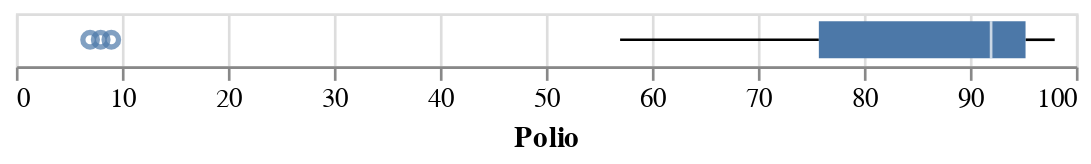

Write notebook code for a chart like this one.
### Code cell
alt.Chart(filtered_df).mark_boxplot().encode(
    x='Polio'
)

### Figure 1 — Vega-Lite specification as saved in the notebook (floating-point values rounded to 4 significant figures)
{"config": {"view": {"continuousWidth": 400, "continuousHeight": 300}}, "data": {"name": "data-0bcf5a5dda81ccb7da1e112b62e6a35a"}, "mark": "boxplot", "encoding": {"x": {"field": "Polio", "type": "quantitative"}}, "$schema": "https://vega.github.io/schema/vega-lite/v4.17.0.json", "datasets": {"data-0bcf5a5dda81ccb7da1e112b62e6a35a": [{"Year": 2001, "Country": "Australia", "infant deaths": 1, "Alcohol": 9.53, "Polio": 91.0, "Measles": 141, "Schooling": 20.5}, {"Year": 2003, "Country": "Australia", "infant deaths": 1, "Alcohol": 9.97, "Polio": 92.0, "Measles": 91, "Schooling": 20.6}, {"Year": 2011, "Country": "Australia", "infant deaths": 1, "Alcohol": 10.3, "Polio": 92.0, "Measles": 190, "Schooling": 19.8}, {"Year": 2006, "Country": "Australia", "infant deaths": 1, "Alcohol": 10.31, "Polio": 92.0, "Measles": 0, "Schooling": 20.3}, {"Year": 2014, "Country": "Australia", "infant deaths": 1, "Alcohol": 9.71, "Polio": 92.0, "Measles": 340, "Schooling": 20.4}, {"Year": 2002, "Country": "Australia", "infant deaths": 1, "Alcohol": 9.84, "Polio": 92.0, "Measles": 32, "Schooling": 20.1}, {"Year": 2012, "Country": "Australia", "infant deaths": 1, "Alcohol": 10.03, "Polio": 92.0, "Measles": 199, "Schooling": 20.1}, {"Year": 2000, "Country": "Australia", "infant deaths": 1, "Alcohol": 10.17, "Polio": 9.0, "Measles": 108, "Schooling": 20.4}, {"Year": 2004, "Country": "Australia", "infant deaths": 1, "Alcohol": 9.84, "Polio": 92.0, "Measles": 70, "Schooling": 20.7}, {"Year": 2009, "Country": "Australia", "infant deaths": 1, "Alcohol": 10.62, "Polio": 92.0, "Measles": 104, "Schooling": 19.1}, {"Year": 2007, "Country": "Australia", "infant deaths": 1, "Alcohol": 10.56, "Polio": 92.0, "Measles": 11, "Schooling": 19.0}, {"Year": 2005, "Country": "Australia", "infant deaths": 1, "Alcohol": 10.3, "Polio": 92.0, "Measles": 10, "Schooling": 20.3}, {"Year": 2013, "Country": "Australia", "infant deaths": 1, "Alcohol": 9.87, "Polio": 91.0, "Measles": 158, "Schooling": 20.3}, {"Year": 2008, "Country": "Australia", "infant deaths": 1, "Alcohol": 10.76, "Polio": 92.0, "Measles": 65, "Schooling": 19.1}, {"Year": 2010, "Country": "Australia", "infant deaths": 1, "Alcohol": 10.52, "Polio": 92.0, "Measles": 70, "Schooling": 19.5}, {"Year": 2011, "Country": "Cameroon", "infant deaths": 51, "Alcohol": 6.19, "Polio": 8.0, "Measles": 504, "Schooling": 10.0}, {"Year": 2008, "Country": "Cameroon", "infant deaths": 56, "Alcohol": 5.9, "Polio": 82.0, "Measles": 495, "Schooling": 8.8}, {"Year": 2001, "Country": "Cameroon", "infant deaths": 61, "Alcohol": 4.43, "Polio": 61.0, "Measles": 23934, "Schooling": 7.1}, {"Year": 2004, "Country": "Cameroon", "infant deaths": 59, "Alcohol": 4.71, "Polio": 72.0, "Measles": 358, "Schooling": 8.2}, {"Year": 2000, "Country": "Cameroon", "infant deaths": 62, "Alcohol": 3.91, "Polio": 57.0, "Measles": 14629, "Schooling": 6.9}, {"Year": 2012, "Country": "Cameroon", "infant deaths": 50, "Alcohol": 0.01, "Polio": 85.0, "Measles": 609, "Schooling": 10.4}, {"Year": 2010, "Country": "Cameroon", "infant deaths": 53, "Alcohol": 6.15, "Polio": 83.0, "Measles": 240, "Schooling": 9.7}, {"Year": 2006, "Country": "Cameroon", "infant deaths": 58, "Alcohol": 5.22, "Polio": 78.0, "Measles": 196, "Schooling": 8.2}, {"Year": 2014, "Country": "Cameroon", "infant deaths": 47, "Alcohol": 0.01, "Polio": 86.0, "Measles": 831, "Schooling": 10.4}, {"Year": 2013, "Country": "Cameroon", "infant deaths": 48, "Alcohol": 0.01, "Polio": 88.0, "Measles": 760, "Schooling": 10.4}, {"Year": 2009, "Country": "Cameroon", "infant deaths": 54, "Alcohol": 5.89, "Polio": 79.0, "Measles": 251, "Schooling": 9.2}, {"Year": 2007, "Country": "Cameroon", "infant deaths": 57, "Alcohol": 5.44, "Polio": 81.0, "Measles": 100, "Schooling": 8.0}, {"Year": 2005, "Country": "Cameroon", "infant deaths": 58, "Alcohol": 5.03, "Polio": 79.0, "Measles": 605, "Schooling": 8.3}, {"Year": 2002, "Country": "Cameroon", "infant deaths": 60, "Alcohol": 4.58, "Polio": 66.0, "Measles": 1448, "Schooling": 8.4}, {"Year": 2003, "Country": "Cameroon", "infant deaths": 60, "Alcohol": 4.64, "Polio": 72.0, "Measles": 899, "Schooling": 8.1}, {"Year": 2004, "Country": "Netherlands", "infant deaths": 1, "Alcohol": 9.56, "Polio": 98.0, "Measles": 11, "Schooling": 16.5}, {"Year": 2006, "Country": "Netherlands", "infant deaths": 1, "Alcohol": 9.79, "Polio": 96.0, "Measles": 1, "Schooling": 16.5}, {"Year": 2013, "Country": "Netherlands", "infant deaths": 1, "Alcohol": 8.68, "Polio": 97.0, "Measles": 2632, "Schooling": 18.1}, {"Year": 2005, "Country": "Netherlands", "infant deaths": 1, "Alcohol": 9.69, "Polio": 96.0, "Measles": 4, "Schooling": 16.4}, {"Year": 2010, "Country": "Netherlands", "infant deaths": 1, "Alcohol": 9.33, "Polio": 97.0, "Measles": 15, "Schooling": 17.0}, {"Year": 2008, "Country": "Netherlands", "infant deaths": 1, "Alcohol": 9.62, "Polio": 97.0, "Measles": 109, "Schooling": 16.8}, {"Year": 2002, "Country": "Netherlands", "infant deaths": 1, "Alcohol": 9.68, "Polio": 97.0, "Measles": 3, "Schooling": 16.9}, {"Year": 2014, "Country": "Netherlands", "infant deaths": 1, "Alcohol": 0.01, "Polio": 96.0, "Measles": 140, "Schooling": 18.1}, {"Year": 2007, "Country": "Netherlands", "infant deaths": 1, "Alcohol": 9.53, "Polio": 97.0, "Measles": 10, "Schooling": 16.6}, {"Year": 2009, "Country": "Netherlands", "infant deaths": 1, "Alcohol": 9.23, "Polio": 97.0, "Measles": 15, "Schooling": 16.9}, {"Year": 2001, "Country": "Netherlands", "infant deaths": 1, "Alcohol": 9.95, "Polio": 97.0, "Measles": 0, "Schooling": 16.7}, {"Year": 2011, "Country": "Netherlands", "infant deaths": 1, "Alcohol": 8.96, "Polio": 97.0, "Measles": 51, "Schooling": 17.2}, {"Year": 2000, "Country": "Netherlands", "infant deaths": 1, "Alcohol": 10.06, "Polio": 97.0, "Measles": 1019, "Schooling": 16.5}, {"Year": 2003, "Country": "Netherlands", "infant deaths": 1, "Alcohol": 9.56, "Polio": 98.0, "Measles": 4, "Schooling": 16.5}, {"Year": 2012, "Country": "Netherlands", "infant deaths": 1, "Alcohol": 9.05, "Polio": 97.0, "Measles": 10, "Schooling": 18.1}, {"Year": 2001, "Country": "Zimbabwe", "infant deaths": 25, "Alcohol": 1.72, "Polio": 76.0, "Measles": 529, "Schooling": 9.8}, {"Year": 2002, "Country": "Zimbabwe", "infant deaths": 25, "Alcohol": 4.43, "Polio": 73.0, "Measles": 304, "Schooling": 10.0}, {"Year": 2013, "Country": "Zimbabwe", "infant deaths": 25, "Alcohol": 6.39, "Polio": 95.0, "Measles": 0, "Schooling": 10.4}, {"Year": 2012, "Country": "Zimbabwe", "infant deaths": 26, "Alcohol": 6.09, "Polio": 95.0, "Measles": 0, "Schooling": 9.8}, {"Year": 2006, "Country": "Zimbabwe", "infant deaths": 28, "Alcohol": 4.57, "Polio": 71.0, "Measles": 212, "Schooling": 9.5}, {"Year": 2014, "Country": "Zimbabwe", "infant deaths": 23, "Alcohol": 6.5, "Polio": 92.0, "Measles": 0, "Schooling": 10.3}, {"Year": 2004, "Country": "Zimbabwe", "infant deaths": 27, "Alcohol": 4.36, "Polio": 67.0, "Measles": 31, "Schooling": 9.2}, {"Year": 2008, "Country": "Zimbabwe", "infant deaths": 30, "Alcohol": 3.56, "Polio": 75.0, "Measles": 0, "Schooling": 9.7}, {"Year": 2007, "Country": "Zimbabwe", "infant deaths": 29, "Alcohol": 3.88, "Polio": 73.0, "Measles": 242, "Schooling": 9.6}, {"Year": 2000, "Country": "Zimbabwe", "infant deaths": 24, "Alcohol": 1.68, "Polio": 78.0, "Measles": 1483, "Schooling": 9.8}, {"Year": 2011, "Country": "Zimbabwe", "infant deaths": 28, "Alcohol": 6.0, "Polio": 93.0, "Measles": 0, "Schooling": 10.1}, {"Year": 2003, "Country": "Zimbabwe", "infant deaths": 26, "Alcohol": 4.06, "Polio": 7.0, "Measles": 998, "Schooling": 9.5}, {"Year": 2010, "Country": "Zimbabwe", "infant deaths": 29, "Alcohol": 5.21, "Polio": 89.0, "Measles": 9696, "Schooling": 10.0}, {"Year": 2009, "Country": "Zimbabwe", "infant deaths": 30, "Alcohol": 4.64, "Polio": 69.0, "Measles": 853, "Schooling": 9.9}, {"Year": 2005, "Country": "Zimbabwe", "infant deaths": 28, "Alcohol": 4.14, "Polio": 69.0, "Measles": 420, "Schooling": 9.3}]}}
